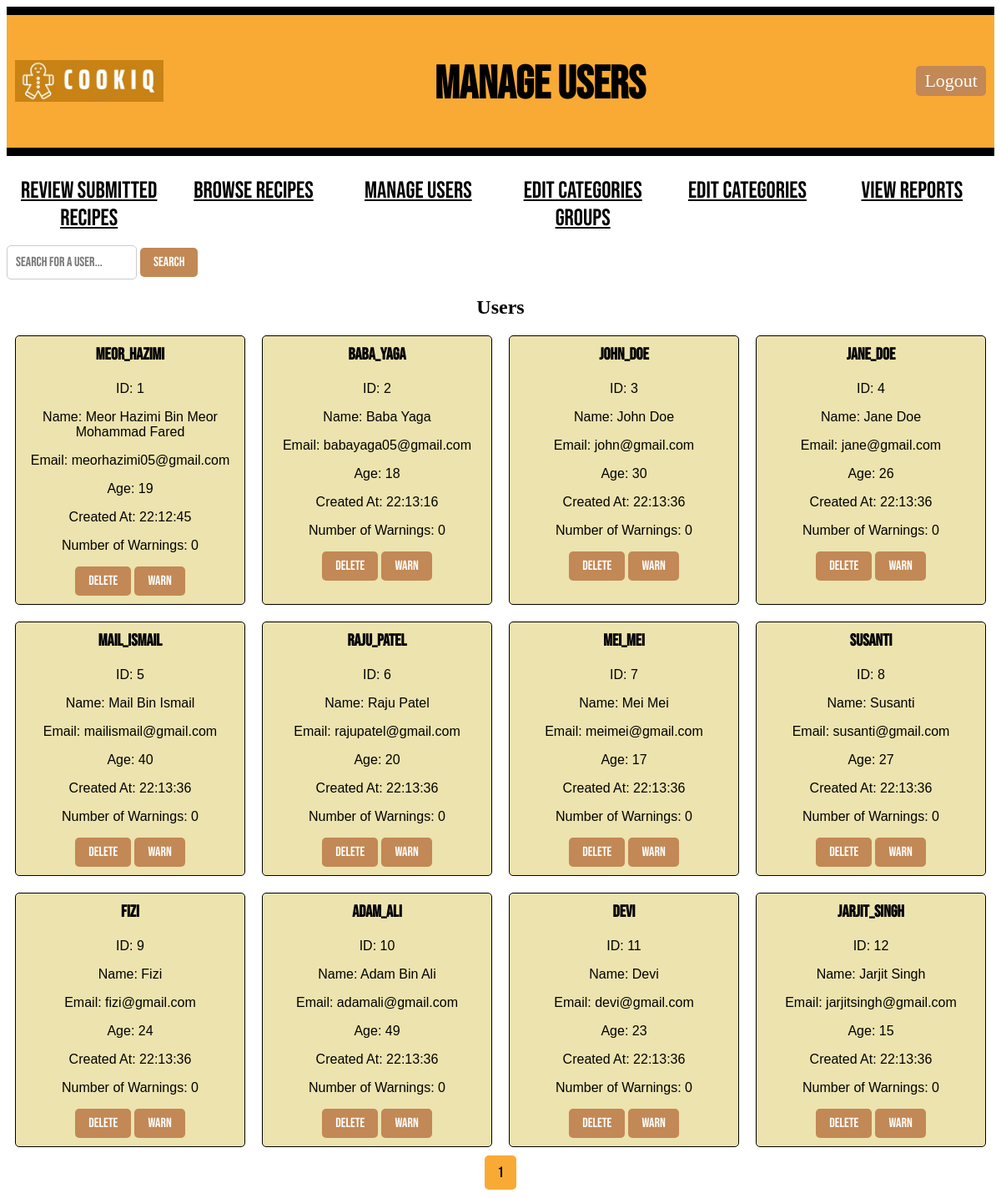
The app's page /admin/1/manage_users (signed in) with its own data.
### models.py (models this page shows, shortened)
class User(db.Model):
    id = db.Column(db.Integer, primary_key=True)
    name = db.Column(db.String(100), nullable=False)
    email = db.Column(db.String(80), unique=True, nullable=False)
    username = db.Column(db.String(100), unique=True, nullable=False)
    age = db.Column(db.Integer)
    password = db.Column(db.String(100), nullable=False)
    created_at = db.Column(db.DateTime(timezone=True), default=lambda: datetime.now(timezone('Asia/Kuala_Lumpur')))
    number_of_warnings = db.Column(db.Integer, default=0)
    recipes = db.relationship('Recipe', backref='author', cascade="all, delete-orphan", lazy=True)
    comments = db.relationship('Comment', backref='commenter', cascade="all, delete-orphan", lazy=True)
    favourite_recipes = db.relationship('FavouriteRecipe', backref='user_fav', cascade="all, delete-orphan", lazy=True)
    notifications = db.relationship('Notification', back_populates='user', cascade="all, delete-orphan", lazy=True, overlaps="user_notifications")
    reports = db.relationship('Report', back_populates='user', cascade="all, delete-orphan", lazy=True, overlaps="user_reports")

### main.py (the view)
@app.route("/admin/<int:admin_id>/manage_users")
def manage_users(admin_id):
    if "admin_id" not in session:
        return redirect(url_for("adminlogin"))
    admin = Admin.query.get_or_404(admin_id)
    search_query = request.args.get('search_query', '').strip()
    page = request.args.get('page', 1, type=int)
    per_page = 20
    if search_query:
        users_query = User.query.filter(User.username.contains(search_query))
    else:
        users_query = User.query
    pagination = users_query.paginate(page=page, per_page=per_page, error_out=False)
    users = pagination.items
    return render_template("manage_users.html", admin_id=admin_id, admin=admin, users=users, search_query=search_query, pagination=pagination)

### templates/manage_users.html (shortened to what this page needs)
<!DOCTYPE html>
<html lang="en">
<head>
    <link rel="stylesheet" href="{{ url_for('static', filename='style.css') }}">
</head>
<body>
    <div class="header">
        <div class="logo-container">
            <img style="height: 50px; padding-bottom: 30px;" src="{{ url_for('static', filename='Logo_CookiQ.jpeg') }}" alt="Logo_CookiQ">
        </div>
        <h1 class="title">Manage Users</h1>
        <a href="{{ url_for('adminlogout') }}" class="LogOutButton">Logout</a>
    </div>
    {% include '_flashes.html' %}
    <div class="classification">
        <ul>
            <li><a href="{{ url_for('pending_submissions', admin_id=admin.id) }}" class="nav-button">Review Submitted Recipes</a></li>
            <li><a href="{{ url_for('admin_browse_recipes', admin_id=admin.id)}}" class="nav-button">Browse Recipes</a></li>
            <li><a href="{{ url_for('manage_users', admin_id=admin.id) }}" class="nav-button">Manage Users</a></li>
            <li><a href="{{ url_for('edit_category_groups', admin_id=admin.id)}}" class="nav-button">Edit Categories Groups</a></li>
            <li><a href="{{ url_for('edit_categories', admin_id=admin.id) }}" class="nav-button">Edit Categories</a></li>
            <li><a href="{{ url_for('view_reports', admin_id=admin.id) }}" class="nav-button">View Reports</a></li>
        </ul>
    </div>
    <div class="search-bar">
        <form method="GET" action="{{ url_for('manage_users', admin_id=admin.id) }}">
            <input type="text" name="search_query" placeholder="Search for a user..." value="{{ request.args.get('search_query', '') }}">
            <button type="submit">Search</button>
        </form>
    </div>
    <div class="users">
        <h2 class="centertext">Users</h2>
        {% for i in range(0, users|length, 4) %}
            <div class="user-row">
                {% for user in users[i:i+4] %}
                    <div class="user-card">
                        <h3>{{ user.username }}</h3>
                        <p>ID: {{ user.id }}</p>
                        <p>Name: {{ user.name }}</p>
                        <p>Email: {{ user.email }}</p>
                        <p>Age: {{ user.age }}</p>
                        <p>Created At: {{ user.created_at.strftime('%H:%M:%S') }}</p>
                        <p>Number of Warnings: {{ user.number_of_warnings }}</p>
                        <form action="{{ url_for('delete_user', admin_id=admin.id, user_id=user.id) }}" method="post" style="display:inline;">
                            <button type="submit" onclick="return confirm('Are you sure you want to delete this user?');">Delete</button>
                        </form>
                        <form action="{{ url_for('warn_user', admin_id=admin.id, user_id=user.id) }}" method="post" style="display:inline;">
                            <button type="submit" onclick="return confirm('Are you sure you want to warn this user?');">Warn</button>
                        </form>
                    </div>
                {% endfor %}
            </div>
        {% endfor %}
    </div>
    <div class="pagination">
        {% for number in pagination.iter_pages() %}
            {% if pagination.page != number %}
                <span>
                    <a class='page-number' href="{{ url_for('manage_users', admin_id=admin.id, page=number, search_query=search_query) }}">
                        {{ number }}
                    </a>
                </span>
            {% else %}
                <span class='current-page-number'>{{ number }}</span>
            {% endif %}
        {% endfor %}
    </div>
</body>
</html>

### static/style.css (style rules this page uses)
.header { display: flex; align-items: center; justify-content: space-between; background-color: #f8aa35; border-top: 10px solid #000; border-bottom: 10px solid #000; margin-bottom: 20px; padding: 5px 10px; }
.logo-container { display: flex; align-items: center; margin-top: 30px; }
.centertext { text-align: center; }
.title { font-family: 'Bebas Neue', sans-serif; font-size: 55px; color: rgb(0, 0, 0); margin-top: 45px; }
.nav-button { border: none; color: rgb(0, 0, 0); }
.MainButton, .HomeButton, .LogOutButton { padding: 5px 10px; border-radius: 5px; background-color: #c28855; color: #fff; font-size: 22px; font-weight: 300; cursor: pointer; text-decoration: none; left: 20px; }
.classification ul { text-align: center; display: flex; padding-top: 5px; padding-left: 0px; }
.classification li { font-family: 'Bebas Neue', sans-serif; font-size: 28px; font-weight: 300; text-transform: uppercase; display: inline-block; width: 100%; }
.recipe-row, .user-row { display: flex; justify-content: center; margin-bottom: 20px; }
.recipe-card, .user-card { width: 45%; margin: 0 10px; padding: 10px; border: 1px solid #000; border-radius: 5px; background-color: #ece3ae; text-align: center; }
.recipe-card h3, .user-card h3 { margin-top: 0; font-family: 'Bebas Neue', sans-serif; font-size: 20px; }
.recipe-card p, .user-card p { font-family: 'Franklin Gothic Medium', 'Arial Narrow', Arial, sans-serif; text-align: center; }
.category-selection, .search-bar { margin-bottom: 20px; }
.category-selection button, .search-bar button, .users button, .recipe-card a, .delete-button { padding: 8px 16px; border: none; cursor: pointer; border-radius: 5px; font-family: 'Bebas Neue', sans-serif; font-size: 16px; background-color: #c28855; color: #fff; transition: background-color 0.3s; }
.search-bar input[type="text"] { font-family: 'Bebas Neue', sans-serif; padding: 10px; border: 1px solid #ccc; border-radius: 5px; font-size: 16px; }
.pagination { text-align: center; margin-top: 20px; margin-bottom: 20px; font-family: 'Bebas Neue', sans-serif; }
.pagination a, .pagination span { margin: 0 5px; padding: 10px 15px; border-radius: 5px; text-decoration: none; font-size: 18px; background-color: #c28855; color: #fff; transition: background-color 0.3s; }
.pagination span.current-page-number { background-color: #f8aa35; color: #000; cursor: default; }

### records on screen
User: username "meor_hazimi", id "1", name "Meor Hazimi Bin Meor Mohammad Fared", email "meorhazimi05@gmail.com", age "19", created_at "22:12:45", number_of_warnings "0"
User: username "baba_yaga", id "2", name "Baba Yaga", email "babayaga05@gmail.com", age "18", created_at "22:13:16", number_of_warnings "0"
User: username "john_doe", id "3", name "John Doe", email "john@gmail.com", age "30", created_at "22:13:36", number_of_warnings "0"
User: username "jane_doe", id "4", name "Jane Doe", email "jane@gmail.com", age "26", created_at "22:13:36", number_of_warnings "0"
User: username "mail_ismail", id "5", name "Mail Bin Ismail", email "mailismail@gmail.com", age "40", created_at "22:13:36", number_of_warnings "0"
User: username "raju_patel", id "6", name "Raju Patel", email "rajupatel@gmail.com", age "20", created_at "22:13:36", number_of_warnings "0"
User: username "mei_mei", id "7", name "Mei Mei", email "meimei@gmail.com", age "17", created_at "22:13:36", number_of_warnings "0"
User: username "susanti", id "8", name "Susanti", email "susanti@gmail.com", age "27", created_at "22:13:36", number_of_warnings "0"
User: username "fizi", id "9", name "Fizi", email "fizi@gmail.com", age "24", created_at "22:13:36", number_of_warnings "0"
User: username "adam_ali", id "10", name "Adam Bin Ali", email "adamali@gmail.com", age "49", created_at "22:13:36", number_of_warnings "0"
User: username "devi", id "11", name "Devi", email "devi@gmail.com", age "23", created_at "22:13:36", number_of_warnings "0"
User: username "jarjit_singh", id "12", name "Jarjit Singh", email "jarjitsingh@gmail.com", age "15", created_at "22:13:36", number_of_warnings "0"

### other values on screen
{{ number }} "1"
